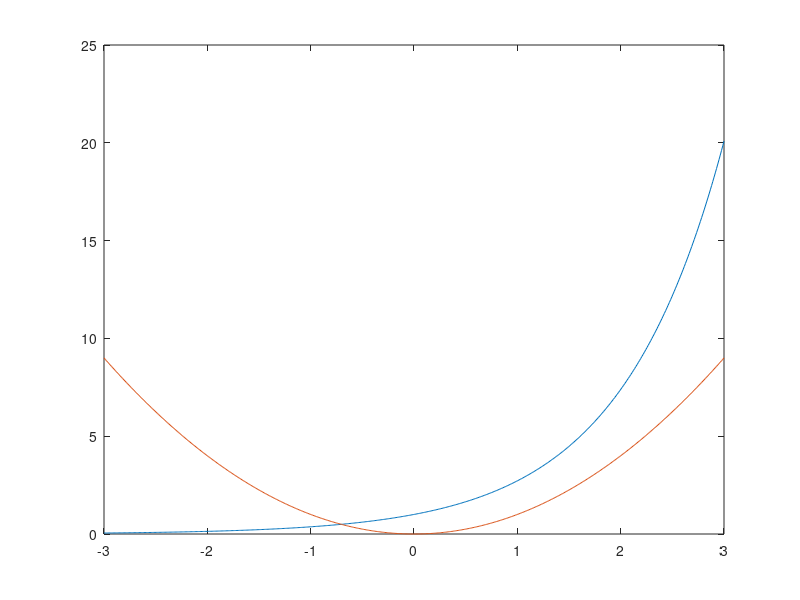

Reproduce this figure in MATLAB. (Note: this script raises an error after producing the figure.)
% grafik ganda pnl 2

% plot kurva
x = linspace(-3, 3, 500);
f1 = @(x) exp(x);
f2 = @(x) x.^2;

y1 = f1(x);
y2 = f2(x);

plot(x, y1, x, y2);

% sumbu
xline(0,'k');
yline(0, 'k');

xlabel('x');
ylabel('y');
title('Grafik Ganda PNL e^x - x^2');
legend('y1 = e^x', 'y2 = x^2', 'Location', 'best');

gtext('y1 = e^x');
gtext('y2 = x^2');
gtext('Akar');
